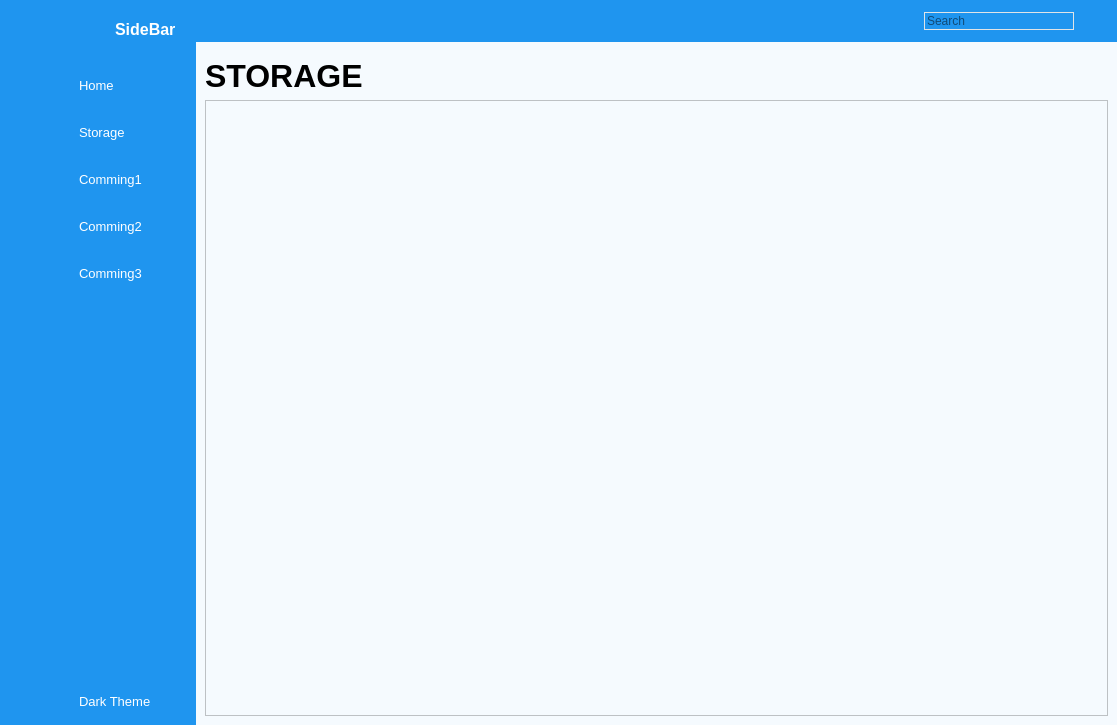
<?xml version="1.0" encoding="UTF-8"?>
<ui version="4.0">
 <class>MainWindow</class>
 <widget class="QMainWindow" name="MainWindow">
  <property name="geometry">
   <rect>
    <x>0</x>
    <y>0</y>
    <width>1117</width>
    <height>725</height>
   </rect>
  </property>
  <property name="windowTitle">
   <string>MainWindow</string>
  </property>
  <property name="styleSheet">
   <string notr="true">background-color: rgb(245, 250, 254);</string>
  </property>
  <widget class="QWidget" name="centralwidget">
   <layout class="QGridLayout" name="gridLayout">
    <property name="leftMargin">
     <number>0</number>
    </property>
    <property name="topMargin">
     <number>0</number>
    </property>
    <property name="rightMargin">
     <number>0</number>
    </property>
    <property name="bottomMargin">
     <number>0</number>
    </property>
    <property name="horizontalSpacing">
     <number>0</number>
    </property>
    <item row="0" column="2">
     <widget class="QWidget" name="main_menu" native="true">
      <layout class="QVBoxLayout" name="verticalLayout_5" stretch="0,0">
       <property name="spacing">
        <number>7</number>
       </property>
       <property name="leftMargin">
        <number>0</number>
       </property>
       <property name="topMargin">
        <number>0</number>
       </property>
       <property name="rightMargin">
        <number>0</number>
       </property>
       <property name="bottomMargin">
        <number>0</number>
       </property>
       <item>
        <widget class="QWidget" name="appbar_widget" native="true">
         <property name="styleSheet">
          <string notr="true">background-color: rgb(31, 149, 239);</string>
         </property>
         <layout class="QHBoxLayout" name="horizontalLayout_4">
          <property name="spacing">
           <number>0</number>
          </property>
          <property name="leftMargin">
           <number>0</number>
          </property>
          <property name="topMargin">
           <number>0</number>
          </property>
          <property name="rightMargin">
           <number>0</number>
          </property>
          <property name="bottomMargin">
           <number>0</number>
          </property>
          <item>
           <layout class="QHBoxLayout" name="horizontalLayout" stretch="0,0,0,0">
            <property name="leftMargin">
             <number>11</number>
            </property>
            <property name="topMargin">
             <number>11</number>
            </property>
            <property name="rightMargin">
             <number>11</number>
            </property>
            <property name="bottomMargin">
             <number>11</number>
            </property>
            <item>
             <widget class="QPushButton" name="menu">
              <property name="styleSheet">
               <string notr="true">border:none;</string>
              </property>
              <property name="text">
               <string/>
              </property>
              <property name="icon">
               <iconset resource="resources.qrc">
                <normaloff>:/image/menu_lines_hamburger_icon_black.svg</normaloff>:/image/menu_lines_hamburger_icon_black.svg</iconset>
              </property>
              <property name="iconSize">
               <size>
                <width>30</width>
                <height>30</height>
               </size>
              </property>
              <property name="checkable">
               <bool>true</bool>
              </property>
              <property name="autoExclusive">
               <bool>true</bool>
              </property>
             </widget>
            </item>
            <item>
             <spacer name="horizontalSpacer">
              <property name="orientation">
               <enum>Qt::Horizontal</enum>
              </property>
              <property name="sizeHint" stdset="0">
               <size>
                <width>468</width>
                <height>20</height>
               </size>
              </property>
             </spacer>
            </item>
            <item>
             <widget class="QLineEdit" name="lineEdit">
              <property name="minimumSize">
               <size>
                <width>150</width>
                <height>0</height>
               </size>
              </property>
              <property name="maximumSize">
               <size>
                <width>150</width>
                <height>16777215</height>
               </size>
              </property>
              <property name="styleSheet">
               <string notr="true">border-radius:10px;
border: 1px solid #e0e4e7;</string>
              </property>
              <property name="placeholderText">
               <string>Search</string>
              </property>
             </widget>
            </item>
            <item>
             <widget class="QPushButton" name="pushButton_13">
              <property name="styleSheet">
               <string notr="true">border:none;</string>
              </property>
              <property name="text">
               <string/>
              </property>
              <property name="icon">
               <iconset resource="resources.qrc">
                <normaloff>:/image/search_zoom_icon_black.svg</normaloff>:/image/search_zoom_icon_black.svg</iconset>
              </property>
              <property name="iconSize">
               <size>
                <width>30</width>
                <height>30</height>
               </size>
              </property>
             </widget>
            </item>
           </layout>
          </item>
         </layout>
        </widget>
       </item>
       <item>
        <widget class="QStackedWidget" name="stackedWidget">
         <property name="styleSheet">
          <string notr="true">background-color: rgb(245, 250, 254);</string>
         </property>
         <property name="currentIndex">
          <number>1</number>
         </property>
         <widget class="QWidget" name="home_page">
          <widget class="QLabel" name="label_4">
           <property name="geometry">
            <rect>
             <x>370</x>
             <y>250</y>
             <width>121</width>
             <height>91</height>
            </rect>
           </property>
           <property name="font">
            <font>
             <pointsize>24</pointsize>
             <weight>75</weight>
             <bold>true</bold>
            </font>
           </property>
           <property name="text">
            <string>HOME</string>
           </property>
          </widget>
         </widget>
         <widget class="QWidget" name="storage_page">
          <layout class="QVBoxLayout" name="verticalLayout_6">
           <item>
            <layout class="QHBoxLayout" name="horizontalLayout_5">
             <item>
              <widget class="QLabel" name="label_5">
               <property name="font">
                <font>
                 <pointsize>24</pointsize>
                 <weight>75</weight>
                 <bold>true</bold>
                </font>
               </property>
               <property name="text">
                <string>STORAGE</string>
               </property>
              </widget>
             </item>
             <item>
              <widget class="QPushButton" name="btn_add_new_position">
               <property name="maximumSize">
                <size>
                 <width>60</width>
                 <height>60</height>
                </size>
               </property>
               <property name="styleSheet">
                <string notr="true">border: none;</string>
               </property>
               <property name="text">
                <string/>
               </property>
               <property name="icon">
                <iconset resource="resources.qrc">
                 <normaloff>:/image/plus_round_icon.svg</normaloff>:/image/plus_round_icon.svg</iconset>
               </property>
               <property name="iconSize">
                <size>
                 <width>30</width>
                 <height>30</height>
                </size>
               </property>
               <property name="checkable">
                <bool>true</bool>
               </property>
               <property name="autoExclusive">
                <bool>true</bool>
               </property>
              </widget>
             </item>
            </layout>
           </item>
           <item>
            <widget class="QTableView" name="tableView"/>
           </item>
          </layout>
         </widget>
         <widget class="QWidget" name="comm1_page">
          <widget class="QLabel" name="label_6">
           <property name="geometry">
            <rect>
             <x>240</x>
             <y>240</y>
             <width>391</width>
             <height>51</height>
            </rect>
           </property>
           <property name="font">
            <font>
             <pointsize>24</pointsize>
             <weight>75</weight>
             <bold>true</bold>
            </font>
           </property>
           <property name="text">
            <string>COMMING SOON_1</string>
           </property>
          </widget>
         </widget>
         <widget class="QWidget" name="comm2_page">
          <widget class="QLabel" name="label_7">
           <property name="geometry">
            <rect>
             <x>260</x>
             <y>270</y>
             <width>391</width>
             <height>51</height>
            </rect>
           </property>
           <property name="font">
            <font>
             <pointsize>24</pointsize>
             <weight>75</weight>
             <bold>true</bold>
            </font>
           </property>
           <property name="text">
            <string>COMMING SOON_2</string>
           </property>
          </widget>
         </widget>
         <widget class="QWidget" name="comm3_page">
          <widget class="QLabel" name="label_8">
           <property name="geometry">
            <rect>
             <x>240</x>
             <y>260</y>
             <width>391</width>
             <height>51</height>
            </rect>
           </property>
           <property name="font">
            <font>
             <pointsize>24</pointsize>
             <weight>75</weight>
             <bold>true</bold>
            </font>
           </property>
           <property name="text">
            <string>COMMING SOON_3</string>
           </property>
          </widget>
         </widget>
        </widget>
       </item>
      </layout>
     </widget>
    </item>
    <item row="0" column="0">
     <widget class="QWidget" name="icon_only_widget" native="true">
      <property name="styleSheet">
       <string notr="true">QWidget{
	background-color: rgb(31, 149, 239);
}

QPushButton{
	color:white;
	height:30px;
	border:none;
	border-radius:10px;
}

QPushButton:checked{
	background-color:#f5fafe;
	color:#1f95ef;
	font-weight:bold;
}</string>
      </property>
      <layout class="QVBoxLayout" name="verticalLayout_3">
       <property name="spacing">
        <number>7</number>
       </property>
       <property name="rightMargin">
        <number>11</number>
       </property>
       <item>
        <layout class="QHBoxLayout" name="horizontalLayout_3">
         <item>
          <widget class="QLabel" name="label">
           <property name="minimumSize">
            <size>
             <width>40</width>
             <height>40</height>
            </size>
           </property>
           <property name="maximumSize">
            <size>
             <width>40</width>
             <height>40</height>
            </size>
           </property>
           <property name="text">
            <string/>
           </property>
           <property name="pixmap">
            <pixmap resource="resources.qrc">:/image/1491580635-yumminkysocialmedia26_83102.png</pixmap>
           </property>
           <property name="scaledContents">
            <bool>true</bool>
           </property>
          </widget>
         </item>
        </layout>
       </item>
       <item>
        <layout class="QVBoxLayout" name="verticalLayout">
         <property name="spacing">
          <number>17</number>
         </property>
         <property name="topMargin">
          <number>15</number>
         </property>
         <item>
          <widget class="QPushButton" name="home_1">
           <property name="text">
            <string/>
           </property>
           <property name="icon">
            <iconset resource="resources.qrc">
             <normaloff>:/image/home_icon_white.svg</normaloff>
             <normalon>:/image/home_icon_black.svg</normalon>:/image/home_icon_white.svg</iconset>
           </property>
           <property name="iconSize">
            <size>
             <width>35</width>
             <height>35</height>
            </size>
           </property>
           <property name="checkable">
            <bool>true</bool>
           </property>
           <property name="autoExclusive">
            <bool>true</bool>
           </property>
          </widget>
         </item>
         <item>
          <widget class="QPushButton" name="storage_1">
           <property name="text">
            <string/>
           </property>
           <property name="icon">
            <iconset resource="resources.qrc">
             <normaloff>:/image/storage_icon_white.svg</normaloff>
             <normalon>:/image/storage_icon_black.svg</normalon>:/image/storage_icon_white.svg</iconset>
           </property>
           <property name="iconSize">
            <size>
             <width>35</width>
             <height>35</height>
            </size>
           </property>
           <property name="checkable">
            <bool>true</bool>
           </property>
           <property name="autoExclusive">
            <bool>true</bool>
           </property>
          </widget>
         </item>
         <item>
          <widget class="QPushButton" name="comming_1_1">
           <property name="text">
            <string/>
           </property>
           <property name="icon">
            <iconset resource="resources.qrc">
             <normaloff>:/image/star_icon_white.svg</normaloff>
             <normalon>:/image/star_icon_black.svg</normalon>:/image/star_icon_white.svg</iconset>
           </property>
           <property name="iconSize">
            <size>
             <width>35</width>
             <height>35</height>
            </size>
           </property>
           <property name="checkable">
            <bool>true</bool>
           </property>
           <property name="autoExclusive">
            <bool>true</bool>
           </property>
          </widget>
         </item>
         <item>
          <widget class="QPushButton" name="comming_2_1">
           <property name="text">
            <string/>
           </property>
           <property name="icon">
            <iconset resource="resources.qrc">
             <normaloff>:/image/star_icon_white.svg</normaloff>
             <normalon>:/image/star_icon_black.svg</normalon>:/image/star_icon_white.svg</iconset>
           </property>
           <property name="iconSize">
            <size>
             <width>35</width>
             <height>35</height>
            </size>
           </property>
           <property name="checkable">
            <bool>true</bool>
           </property>
           <property name="autoExclusive">
            <bool>true</bool>
           </property>
          </widget>
         </item>
         <item>
          <widget class="QPushButton" name="comming_3_1">
           <property name="text">
            <string/>
           </property>
           <property name="icon">
            <iconset resource="resources.qrc">
             <normaloff>:/image/star_icon_white.svg</normaloff>
             <normalon>:/image/star_icon_black.svg</normalon>:/image/star_icon_white.svg</iconset>
           </property>
           <property name="iconSize">
            <size>
             <width>35</width>
             <height>35</height>
            </size>
           </property>
           <property name="checkable">
            <bool>true</bool>
           </property>
           <property name="autoExclusive">
            <bool>true</bool>
           </property>
          </widget>
         </item>
        </layout>
       </item>
       <item>
        <spacer name="verticalSpacer">
         <property name="orientation">
          <enum>Qt::Vertical</enum>
         </property>
         <property name="sizeHint" stdset="0">
          <size>
           <width>20</width>
           <height>373</height>
          </size>
         </property>
        </spacer>
       </item>
       <item>
        <widget class="QPushButton" name="theme_btn">
         <property name="text">
          <string/>
         </property>
         <property name="icon">
          <iconset resource="resources.qrc">
           <normaloff>:/image/sunny_icon_white.svg</normaloff>
           <normalon>:/image/moon_icon_black.svg</normalon>:/image/sunny_icon_white.svg</iconset>
         </property>
         <property name="iconSize">
          <size>
           <width>35</width>
           <height>35</height>
          </size>
         </property>
         <property name="checkable">
          <bool>true</bool>
         </property>
         <property name="autoExclusive">
          <bool>true</bool>
         </property>
        </widget>
       </item>
      </layout>
     </widget>
    </item>
    <item row="0" column="1">
     <widget class="QWidget" name="icon_name_widget" native="true">
      <property name="styleSheet">
       <string notr="true">QWidget{
	background-color: rgb(31, 149, 239);
	color:white;
}

QPushButton{
	color:white;
	text-align:left;
	height:30px;
	border:none;
	padding-left:10px;
	border-top-left-radius:15px;
	border-bottom-left-radius:15px;
}

QPushButton:checked{
	background-color:#f5fafe;
	color:#1f95ef;
	font-weight:bold;
}</string>
      </property>
      <layout class="QVBoxLayout" name="verticalLayout_4">
       <property name="rightMargin">
        <number>0</number>
       </property>
       <item>
        <layout class="QHBoxLayout" name="horizontalLayout_2">
         <property name="rightMargin">
          <number>20</number>
         </property>
         <item>
          <widget class="QLabel" name="label_2">
           <property name="minimumSize">
            <size>
             <width>40</width>
             <height>40</height>
            </size>
           </property>
           <property name="maximumSize">
            <size>
             <width>40</width>
             <height>40</height>
            </size>
           </property>
           <property name="text">
            <string/>
           </property>
           <property name="pixmap">
            <pixmap resource="resources.qrc">:/image/1491580635-yumminkysocialmedia26_83102.png</pixmap>
           </property>
           <property name="scaledContents">
            <bool>true</bool>
           </property>
          </widget>
         </item>
         <item>
          <widget class="QLabel" name="label_3">
           <property name="font">
            <font>
             <pointsize>12</pointsize>
             <weight>75</weight>
             <bold>true</bold>
            </font>
           </property>
           <property name="text">
            <string>SideBar</string>
           </property>
          </widget>
         </item>
        </layout>
       </item>
       <item>
        <layout class="QVBoxLayout" name="verticalLayout_2">
         <property name="spacing">
          <number>17</number>
         </property>
         <property name="topMargin">
          <number>15</number>
         </property>
         <item>
          <widget class="QPushButton" name="home_2">
           <property name="font">
            <font>
             <pointsize>10</pointsize>
            </font>
           </property>
           <property name="text">
            <string>Home</string>
           </property>
           <property name="icon">
            <iconset resource="resources.qrc">
             <normaloff>:/image/home_icon_white.svg</normaloff>
             <normalon>:/image/home_icon_black.svg</normalon>:/image/home_icon_white.svg</iconset>
           </property>
           <property name="iconSize">
            <size>
             <width>35</width>
             <height>35</height>
            </size>
           </property>
           <property name="checkable">
            <bool>true</bool>
           </property>
           <property name="autoExclusive">
            <bool>true</bool>
           </property>
          </widget>
         </item>
         <item>
          <widget class="QPushButton" name="storage_2">
           <property name="font">
            <font>
             <pointsize>10</pointsize>
            </font>
           </property>
           <property name="text">
            <string>Storage</string>
           </property>
           <property name="icon">
            <iconset resource="resources.qrc">
             <normaloff>:/image/storage_icon_white.svg</normaloff>
             <normalon>:/image/storage_icon_black.svg</normalon>:/image/storage_icon_white.svg</iconset>
           </property>
           <property name="iconSize">
            <size>
             <width>35</width>
             <height>35</height>
            </size>
           </property>
           <property name="checkable">
            <bool>true</bool>
           </property>
           <property name="autoExclusive">
            <bool>true</bool>
           </property>
          </widget>
         </item>
         <item>
          <widget class="QPushButton" name="comming_1_2">
           <property name="font">
            <font>
             <pointsize>10</pointsize>
            </font>
           </property>
           <property name="text">
            <string>Comming1</string>
           </property>
           <property name="icon">
            <iconset resource="resources.qrc">
             <normaloff>:/image/star_icon_white.svg</normaloff>
             <normalon>:/image/star_icon_black.svg</normalon>:/image/star_icon_white.svg</iconset>
           </property>
           <property name="iconSize">
            <size>
             <width>35</width>
             <height>35</height>
            </size>
           </property>
           <property name="checkable">
            <bool>true</bool>
           </property>
           <property name="autoExclusive">
            <bool>true</bool>
           </property>
          </widget>
         </item>
         <item>
          <widget class="QPushButton" name="comming_2_2">
           <property name="font">
            <font>
             <pointsize>10</pointsize>
            </font>
           </property>
           <property name="text">
            <string>Comming2</string>
           </property>
           <property name="icon">
            <iconset resource="resources.qrc">
             <normaloff>:/image/star_icon_white.svg</normaloff>
             <normalon>:/image/star_icon_black.svg</normalon>:/image/star_icon_white.svg</iconset>
           </property>
           <property name="iconSize">
            <size>
             <width>35</width>
             <height>35</height>
            </size>
           </property>
           <property name="checkable">
            <bool>true</bool>
           </property>
           <property name="autoExclusive">
            <bool>true</bool>
           </property>
          </widget>
         </item>
         <item>
          <widget class="QPushButton" name="comming_3_2">
           <property name="font">
            <font>
             <pointsize>10</pointsize>
            </font>
           </property>
           <property name="text">
            <string>Comming3</string>
           </property>
           <property name="icon">
            <iconset resource="resources.qrc">
             <normaloff>:/image/star_icon_white.svg</normaloff>
             <normalon>:/image/star_icon_black.svg</normalon>:/image/star_icon_white.svg</iconset>
           </property>
           <property name="iconSize">
            <size>
             <width>35</width>
             <height>35</height>
            </size>
           </property>
           <property name="checkable">
            <bool>true</bool>
           </property>
           <property name="autoExclusive">
            <bool>true</bool>
           </property>
          </widget>
         </item>
        </layout>
       </item>
       <item>
        <spacer name="verticalSpacer_2">
         <property name="orientation">
          <enum>Qt::Vertical</enum>
         </property>
         <property name="sizeHint" stdset="0">
          <size>
           <width>20</width>
           <height>373</height>
          </size>
         </property>
        </spacer>
       </item>
       <item>
        <widget class="QPushButton" name="theme_btn_2">
         <property name="font">
          <font>
           <pointsize>10</pointsize>
          </font>
         </property>
         <property name="text">
          <string>Dark Theme</string>
         </property>
         <property name="icon">
          <iconset resource="resources.qrc">
           <normaloff>:/image/sunny_icon_white.svg</normaloff>:/image/sunny_icon_white.svg</iconset>
         </property>
         <property name="iconSize">
          <size>
           <width>35</width>
           <height>35</height>
          </size>
         </property>
         <property name="checkable">
          <bool>true</bool>
         </property>
         <property name="autoExclusive">
          <bool>true</bool>
         </property>
        </widget>
       </item>
      </layout>
     </widget>
    </item>
   </layout>
  </widget>
 </widget>
 <resources>
  <include location="resources.qrc"/>
 </resources>
 <connections>
  <connection>
   <sender>menu</sender>
   <signal>toggled(bool)</signal>
   <receiver>icon_only_widget</receiver>
   <slot>setHidden(bool)</slot>
   <hints>
    <hint type="sourcelabel">
     <x>266</x>
     <y>40</y>
    </hint>
    <hint type="destinationlabel">
     <x>63</x>
     <y>321</y>
    </hint>
   </hints>
  </connection>
  <connection>
   <sender>menu</sender>
   <signal>toggled(bool)</signal>
   <receiver>icon_name_widget</receiver>
   <slot>setVisible(bool)</slot>
   <hints>
    <hint type="sourcelabel">
     <x>266</x>
     <y>40</y>
    </hint>
    <hint type="destinationlabel">
     <x>221</x>
     <y>401</y>
    </hint>
   </hints>
  </connection>
  <connection>
   <sender>comming_3_1</sender>
   <signal>toggled(bool)</signal>
   <receiver>comming_3_2</receiver>
   <slot>setChecked(bool)</slot>
   <hints>
    <hint type="sourcelabel">
     <x>35</x>
     <y>281</y>
    </hint>
    <hint type="destinationlabel">
     <x>119</x>
     <y>280</y>
    </hint>
   </hints>
  </connection>
  <connection>
   <sender>comming_2_1</sender>
   <signal>toggled(bool)</signal>
   <receiver>comming_2_2</receiver>
   <slot>setChecked(bool)</slot>
   <hints>
    <hint type="sourcelabel">
     <x>17</x>
     <y>230</y>
    </hint>
    <hint type="destinationlabel">
     <x>126</x>
     <y>229</y>
    </hint>
   </hints>
  </connection>
  <connection>
   <sender>comming_1_1</sender>
   <signal>toggled(bool)</signal>
   <receiver>comming_1_2</receiver>
   <slot>setChecked(bool)</slot>
   <hints>
    <hint type="sourcelabel">
     <x>44</x>
     <y>184</y>
    </hint>
    <hint type="destinationlabel">
     <x>111</x>
     <y>183</y>
    </hint>
   </hints>
  </connection>
  <connection>
   <sender>storage_1</sender>
   <signal>toggled(bool)</signal>
   <receiver>storage_2</receiver>
   <slot>setChecked(bool)</slot>
   <hints>
    <hint type="sourcelabel">
     <x>37</x>
     <y>142</y>
    </hint>
    <hint type="destinationlabel">
     <x>112</x>
     <y>139</y>
    </hint>
   </hints>
  </connection>
  <connection>
   <sender>home_1</sender>
   <signal>toggled(bool)</signal>
   <receiver>home_2</receiver>
   <slot>setChecked(bool)</slot>
   <hints>
    <hint type="sourcelabel">
     <x>42</x>
     <y>89</y>
    </hint>
    <hint type="destinationlabel">
     <x>96</x>
     <y>89</y>
    </hint>
   </hints>
  </connection>
  <connection>
   <sender>home_2</sender>
   <signal>toggled(bool)</signal>
   <receiver>home_1</receiver>
   <slot>setChecked(bool)</slot>
   <hints>
    <hint type="sourcelabel">
     <x>98</x>
     <y>97</y>
    </hint>
    <hint type="destinationlabel">
     <x>24</x>
     <y>98</y>
    </hint>
   </hints>
  </connection>
  <connection>
   <sender>storage_2</sender>
   <signal>toggled(bool)</signal>
   <receiver>storage_1</receiver>
   <slot>setChecked(bool)</slot>
   <hints>
    <hint type="sourcelabel">
     <x>101</x>
     <y>125</y>
    </hint>
    <hint type="destinationlabel">
     <x>44</x>
     <y>130</y>
    </hint>
   </hints>
  </connection>
  <connection>
   <sender>comming_1_2</sender>
   <signal>toggled(bool)</signal>
   <receiver>comming_1_1</receiver>
   <slot>setChecked(bool)</slot>
   <hints>
    <hint type="sourcelabel">
     <x>95</x>
     <y>195</y>
    </hint>
    <hint type="destinationlabel">
     <x>35</x>
     <y>189</y>
    </hint>
   </hints>
  </connection>
  <connection>
   <sender>comming_2_2</sender>
   <signal>toggled(bool)</signal>
   <receiver>comming_2_1</receiver>
   <slot>setChecked(bool)</slot>
   <hints>
    <hint type="sourcelabel">
     <x>101</x>
     <y>239</y>
    </hint>
    <hint type="destinationlabel">
     <x>26</x>
     <y>241</y>
    </hint>
   </hints>
  </connection>
  <connection>
   <sender>comming_3_2</sender>
   <signal>toggled(bool)</signal>
   <receiver>comming_3_1</receiver>
   <slot>setChecked(bool)</slot>
   <hints>
    <hint type="sourcelabel">
     <x>126</x>
     <y>286</y>
    </hint>
    <hint type="destinationlabel">
     <x>43</x>
     <y>285</y>
    </hint>
   </hints>
  </connection>
 </connections>
</ui>
